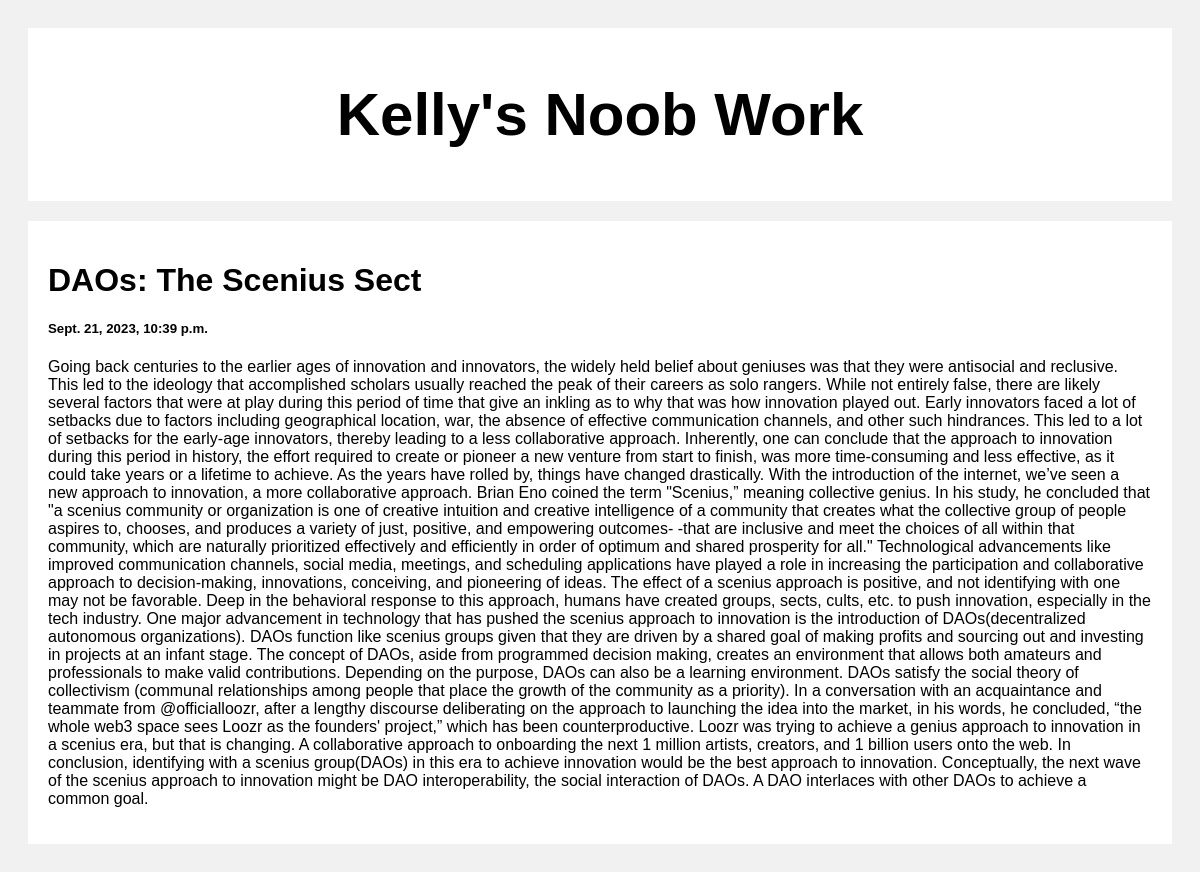
Screenshot of /post/2 with the database file from the repository.
### posts/models.py (models this page shows)
class Post(models.Model):
    title = models.CharField(max_length=100)
    body = models.CharField(max_length=1000000)
    created_at = models.DateTimeField(default=datetime.now, blank=True)

### posts/views.py (the view)
# urls.py: path('post/<str:pk>', views.post, name='post')
def post(request, pk):
    posts = Post.objects.get(id=pk)
    return render(request, 'posts.html', {'posts': posts})

### templates/posts.html (shortened to what this page needs)
<!DOCTYPE html>
<html>
<head>
</head>
<body>
<div class="header">
    <a style="text-decoration: none; color: black;" href="">
        <h2>Kelly's Noob Work</h2>
    </a>
</div>
<div class="row">
  <div class="leftcolumn">
    <div class="card">
        <h1>{{posts.title}}</h1>
        <h5>{{posts.created_at}}</h5>
        <p>{{posts.body}}</p>
    </div>
  </div>
</div>
</body>
</html>

### templates/posts.html (style rules this page uses)
* { box-sizing: border-box; }
body { font-family: Arial; padding: 20px; background: #f1f1f1; }
.header { padding: 2px; font-size: 40px; text-align: center; background: white; }
.leftcolumn { float: left; width: 100%; }
.card { background-color: white; padding: 20px; margin-top: 20px; }
.row:after { content: ""; display: table; clear: both; }

### rows the page displays
Post: title "DAOs: The Scenius Sect", created_at "Sept. 21, 2023, 10:39 p.m.", body "Going back centuries to the earlier ages of innovation and innovators, the widely held belief about geniuses was that they were antisocial and reclusive. This led to the ideology that accomplished scholars usually reached the peak of their careers as solo rangers. While not entirely false, there are likely several factors that were at play during this period of time that give an inkling as to why that was how innovation played out. Early innovators faced a lot of setbacks due to factors including geographical location, war, the absence of effective communication channels, and other such hindrances. This led to a lot of setbacks for the early-age innovators, thereby leading to a less…"
